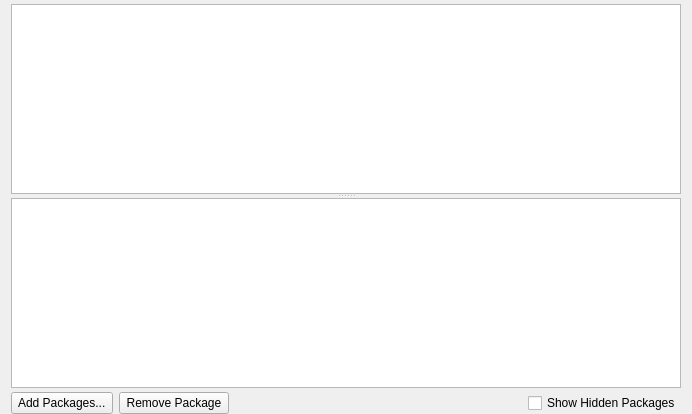
     <widget class="QWidget" name="packagesTab">
      <attribute name="title">
       <string>Packages</string>
      </attribute>
      <layout class="QVBoxLayout" name="verticalLayout">
       <property name="spacing">
        <number>4</number>
       </property>
       <property name="topMargin">
        <number>4</number>
       </property>
       <property name="bottomMargin">
        <number>0</number>
       </property>
       <item>
        <widget class="QSplitter" name="splitter">
         <property name="orientation">
          <enum>Qt::Vertical</enum>
         </property>
         <widget class="QTreeView" name="extTreeView"/>
         <widget class="QTextBrowser" name="extTextBrowser">
          <property name="openExternalLinks">
           <bool>true</bool>
          </property>
         </widget>
        </widget>
       </item>
       <item>
        <widget class="QWidget" name="widget" native="true">
         <layout class="QHBoxLayout" name="horizontalLayout">
          <property name="leftMargin">
           <number>0</number>
          </property>
          <property name="topMargin">
           <number>0</number>
          </property>
          <property name="rightMargin">
           <number>0</number>
          </property>
          <property name="bottomMargin">
           <number>0</number>
          </property>
          <item>
           <widget class="QPushButton" name="extAddButton">
            <property name="sizePolicy">
             <sizepolicy hsizetype="Expanding" vsizetype="Fixed">
              <horstretch>0</horstretch>
              <verstretch>0</verstretch>
             </sizepolicy>
            </property>
            <property name="text">
             <string> Add Packages... </string>
            </property>
           </widget>
          </item>
          <item>
           <widget class="QPushButton" name="extRemoveButton">
            <property name="sizePolicy">
             <sizepolicy hsizetype="Expanding" vsizetype="Fixed">
              <horstretch>0</horstretch>
              <verstretch>0</verstretch>
             </sizepolicy>
            </property>
            <property name="text">
             <string> Remove Package </string>
            </property>
           </widget>
          </item>
          <item>
           <spacer name="horizontalSpacer">
            <property name="orientation">
             <enum>Qt::Horizontal</enum>
            </property>
            <property name="sizeHint" stdset="0">
             <size>
              <width>293</width>
              <height>20</height>
             </size>
            </property>
           </spacer>
          </item>
          <item>
           <widget class="QCheckBox" name="extShowHiddenToggle">
            <property name="text">
             <string>Show Hidden Packages</string>
            </property>
           </widget>
          </item>
         </layout>
        </widget>
       </item>
      </layout>
     </widget>
